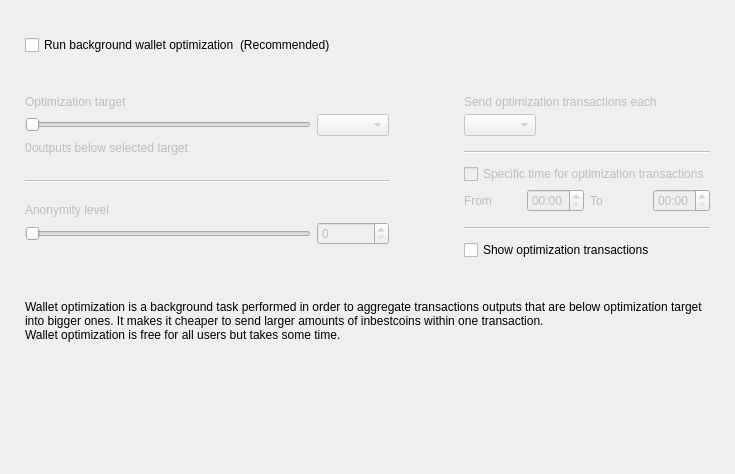
<?xml version="1.0" encoding="UTF-8"?>
<ui version="4.0">
 <class>OptimizationOptionsFrame</class>
 <widget class="QFrame" name="OptimizationOptionsFrame">
  <property name="geometry">
   <rect>
    <x>0</x>
    <y>0</y>
    <width>735</width>
    <height>474</height>
   </rect>
  </property>
  <property name="windowTitle">
   <string>Frame</string>
  </property>
  <property name="frameShape">
   <enum>QFrame::NoFrame</enum>
  </property>
  <property name="frameShadow">
   <enum>QFrame::Raised</enum>
  </property>
  <layout class="QVBoxLayout" name="verticalLayout">
   <property name="spacing">
    <number>0</number>
   </property>
   <property name="leftMargin">
    <number>25</number>
   </property>
   <property name="topMargin">
    <number>35</number>
   </property>
   <property name="rightMargin">
    <number>25</number>
   </property>
   <property name="bottomMargin">
    <number>0</number>
   </property>
   <item>
    <layout class="QHBoxLayout" name="horizontalLayout_2">
     <item>
      <widget class="QCheckBox" name="m_enableOptimizationCheck">
       <property name="text">
        <string>Run background wallet optimization</string>
       </property>
      </widget>
     </item>
     <item>
      <widget class="WalletGui::WalletNormalGrayTextLabel" name="label_8">
       <property name="text">
        <string>(Recommended)</string>
       </property>
      </widget>
     </item>
     <item>
      <spacer name="horizontalSpacer">
       <property name="orientation">
        <enum>Qt::Horizontal</enum>
       </property>
       <property name="sizeHint" stdset="0">
        <size>
         <width>40</width>
         <height>20</height>
        </size>
       </property>
      </spacer>
     </item>
    </layout>
   </item>
   <item>
    <spacer name="verticalSpacer_2">
     <property name="orientation">
      <enum>Qt::Vertical</enum>
     </property>
     <property name="sizeType">
      <enum>QSizePolicy::Fixed</enum>
     </property>
     <property name="sizeHint" stdset="0">
      <size>
       <width>20</width>
       <height>40</height>
      </size>
     </property>
    </spacer>
   </item>
   <item>
    <widget class="QWidget" name="m_optimizationOptionsWidget" native="true">
     <property name="enabled">
      <bool>true</bool>
     </property>
     <layout class="QHBoxLayout" name="horizontalLayout">
      <property name="spacing">
       <number>75</number>
      </property>
      <property name="leftMargin">
       <number>0</number>
      </property>
      <property name="topMargin">
       <number>0</number>
      </property>
      <property name="rightMargin">
       <number>0</number>
      </property>
      <property name="bottomMargin">
       <number>0</number>
      </property>
      <item alignment="Qt::AlignTop">
       <widget class="QWidget" name="widget1" native="true">
        <property name="enabled">
         <bool>false</bool>
        </property>
        <layout class="QGridLayout" name="gridLayout" columnstretch="50,0,0,0">
         <property name="leftMargin">
          <number>0</number>
         </property>
         <property name="topMargin">
          <number>0</number>
         </property>
         <property name="rightMargin">
          <number>0</number>
         </property>
         <property name="bottomMargin">
          <number>0</number>
         </property>
         <property name="verticalSpacing">
          <number>5</number>
         </property>
         <item row="0" column="0" colspan="4">
          <widget class="WalletGui::WalletNormalBlackTextLabel" name="label_5">
           <property name="text">
            <string>Optimization target</string>
           </property>
           <property name="indent">
            <number>0</number>
           </property>
          </widget>
         </item>
         <item row="4" column="0" colspan="4">
          <spacer name="verticalSpacer_3">
           <property name="orientation">
            <enum>Qt::Vertical</enum>
           </property>
           <property name="sizeType">
            <enum>QSizePolicy::Fixed</enum>
           </property>
           <property name="sizeHint" stdset="0">
            <size>
             <width>20</width>
             <height>20</height>
            </size>
           </property>
          </spacer>
         </item>
         <item row="1" column="0" colspan="3">
          <widget class="QSlider" name="m_thresholdSlider">
           <property name="maximum">
            <number>6</number>
           </property>
           <property name="pageStep">
            <number>1</number>
           </property>
           <property name="orientation">
            <enum>Qt::Horizontal</enum>
           </property>
          </widget>
         </item>
         <item row="1" column="3">
          <widget class="QComboBox" name="m_thresholdCombo"/>
         </item>
         <item row="5" column="0" colspan="4">
          <widget class="Line" name="line">
           <property name="orientation">
            <enum>Qt::Horizontal</enum>
           </property>
          </widget>
         </item>
         <item row="6" column="0" colspan="4">
          <spacer name="verticalSpacer_4">
           <property name="orientation">
            <enum>Qt::Vertical</enum>
           </property>
           <property name="sizeType">
            <enum>QSizePolicy::Fixed</enum>
           </property>
           <property name="sizeHint" stdset="0">
            <size>
             <width>20</width>
             <height>15</height>
            </size>
           </property>
          </spacer>
         </item>
         <item row="8" column="3">
          <widget class="QSpinBox" name="m_mixinSpin">
           <property name="buttonSymbols">
            <enum>QAbstractSpinBox::UpDownArrows</enum>
           </property>
          </widget>
         </item>
         <item row="7" column="0" colspan="4">
          <widget class="WalletGui::WalletNormalBlackTextLabel" name="label_7">
           <property name="text">
            <string>Anonymity level</string>
           </property>
           <property name="indent">
            <number>0</number>
           </property>
          </widget>
         </item>
         <item row="8" column="0" colspan="3">
          <widget class="QSlider" name="m_mixinSlider">
           <property name="pageStep">
            <number>1</number>
           </property>
           <property name="orientation">
            <enum>Qt::Horizontal</enum>
           </property>
          </widget>
         </item>
         <item row="2" column="0" colspan="4">
          <spacer name="verticalSpacer_12">
           <property name="orientation">
            <enum>Qt::Vertical</enum>
           </property>
           <property name="sizeType">
            <enum>QSizePolicy::Fixed</enum>
           </property>
           <property name="sizeHint" stdset="0">
            <size>
             <width>20</width>
             <height>0</height>
            </size>
           </property>
          </spacer>
         </item>
         <item row="3" column="0" colspan="4">
          <layout class="QHBoxLayout" name="horizontalLayout_3" stretch="0,1">
           <item>
            <widget class="QLabel" name="m_nonOptimizedOutputsLabel">
             <property name="text">
              <string>0</string>
             </property>
            </widget>
           </item>
           <item>
            <widget class="WalletGui::WalletNormalBlackTextLabel" name="m_nonOptimizedOutputsTextLabel">
             <property name="text">
              <string>outputs below selected target</string>
             </property>
            </widget>
           </item>
          </layout>
         </item>
        </layout>
       </widget>
      </item>
      <item>
       <layout class="QVBoxLayout" name="verticalLayout_3">
        <property name="spacing">
         <number>10</number>
        </property>
        <property name="rightMargin">
         <number>0</number>
        </property>
        <property name="bottomMargin">
         <number>0</number>
        </property>
        <item>
         <widget class="QWidget" name="widget2" native="true">
          <property name="enabled">
           <bool>false</bool>
          </property>
          <layout class="QGridLayout" name="gridLayout_2" columnstretch="0,0,0,0">
           <property name="leftMargin">
            <number>0</number>
           </property>
           <property name="topMargin">
            <number>0</number>
           </property>
           <property name="rightMargin">
            <number>0</number>
           </property>
           <property name="bottomMargin">
            <number>0</number>
           </property>
           <property name="verticalSpacing">
            <number>5</number>
           </property>
           <item row="2" column="0" colspan="2" alignment="Qt::AlignLeft">
            <widget class="QComboBox" name="m_periodCombo"/>
           </item>
           <item row="8" column="0">
            <widget class="WalletGui::WalletNormalBlackTextLabel" name="label_2">
             <property name="text">
              <string>From</string>
             </property>
            </widget>
           </item>
           <item row="8" column="1">
            <widget class="QTimeEdit" name="m_startTimeEdit">
             <property name="enabled">
              <bool>false</bool>
             </property>
             <property name="displayFormat">
              <string>HH:mm</string>
             </property>
            </widget>
           </item>
           <item row="8" column="2">
            <widget class="WalletGui::WalletNormalBlackTextLabel" name="label_3">
             <property name="text">
              <string>To</string>
             </property>
            </widget>
           </item>
           <item row="8" column="3">
            <widget class="QTimeEdit" name="m_stopTimeEdit">
             <property name="enabled">
              <bool>false</bool>
             </property>
             <property name="displayFormat">
              <string>HH:mm</string>
             </property>
            </widget>
           </item>
           <item row="6" column="0" colspan="4">
            <widget class="QCheckBox" name="m_optimizationTimeCheck">
             <property name="text">
              <string>Specific time for optimization transactions</string>
             </property>
            </widget>
           </item>
           <item row="4" column="0" colspan="4">
            <widget class="Line" name="line_2">
             <property name="orientation">
              <enum>Qt::Horizontal</enum>
             </property>
            </widget>
           </item>
           <item row="0" column="0" colspan="4">
            <widget class="WalletGui::WalletNormalBlackTextLabel" name="label_4">
             <property name="text">
              <string>Send optimization transactions each</string>
             </property>
             <property name="indent">
              <number>0</number>
             </property>
            </widget>
           </item>
           <item row="7" column="0" colspan="4">
            <spacer name="verticalSpacer_8">
             <property name="orientation">
              <enum>Qt::Vertical</enum>
             </property>
             <property name="sizeType">
              <enum>QSizePolicy::Fixed</enum>
             </property>
             <property name="sizeHint" stdset="0">
              <size>
               <width>20</width>
               <height>0</height>
              </size>
             </property>
            </spacer>
           </item>
           <item row="3" column="0" colspan="4">
            <spacer name="verticalSpacer_6">
             <property name="orientation">
              <enum>Qt::Vertical</enum>
             </property>
             <property name="sizeType">
              <enum>QSizePolicy::Fixed</enum>
             </property>
             <property name="sizeHint" stdset="0">
              <size>
               <width>20</width>
               <height>10</height>
              </size>
             </property>
            </spacer>
           </item>
           <item row="10" column="0" colspan="4">
            <widget class="Line" name="line_3">
             <property name="orientation">
              <enum>Qt::Horizontal</enum>
             </property>
            </widget>
           </item>
           <item row="1" column="0" colspan="4">
            <spacer name="verticalSpacer_5">
             <property name="orientation">
              <enum>Qt::Vertical</enum>
             </property>
             <property name="sizeType">
              <enum>QSizePolicy::Fixed</enum>
             </property>
             <property name="sizeHint" stdset="0">
              <size>
               <width>20</width>
               <height>0</height>
              </size>
             </property>
            </spacer>
           </item>
           <item row="5" column="0" colspan="4">
            <spacer name="verticalSpacer_7">
             <property name="orientation">
              <enum>Qt::Vertical</enum>
             </property>
             <property name="sizeType">
              <enum>QSizePolicy::Fixed</enum>
             </property>
             <property name="sizeHint" stdset="0">
              <size>
               <width>20</width>
               <height>5</height>
              </size>
             </property>
            </spacer>
           </item>
           <item row="9" column="0" colspan="4">
            <spacer name="verticalSpacer_10">
             <property name="orientation">
              <enum>Qt::Vertical</enum>
             </property>
             <property name="sizeType">
              <enum>QSizePolicy::Fixed</enum>
             </property>
             <property name="sizeHint" stdset="0">
              <size>
               <width>20</width>
               <height>10</height>
              </size>
             </property>
            </spacer>
           </item>
          </layout>
         </widget>
        </item>
        <item>
         <widget class="QCheckBox" name="m_showFusionTransactionsCheck">
          <property name="enabled">
           <bool>true</bool>
          </property>
          <property name="text">
           <string>Show optimization transactions</string>
          </property>
         </widget>
        </item>
       </layout>
      </item>
     </layout>
    </widget>
   </item>
   <item>
    <spacer name="verticalSpacer_11">
     <property name="orientation">
      <enum>Qt::Vertical</enum>
     </property>
     <property name="sizeType">
      <enum>QSizePolicy::Fixed</enum>
     </property>
     <property name="sizeHint" stdset="0">
      <size>
       <width>20</width>
       <height>40</height>
      </size>
     </property>
    </spacer>
   </item>
   <item>
    <widget class="WalletGui::WalletExtraNormalGrayTextLabel" name="m_helpLabel">
     <property name="text">
      <string>Wallet optimization is a background task performed in order to aggregate transactions outputs that are below optimization target into bigger ones. It makes it cheaper to send larger amounts of inbestcoins within one transaction.
Wallet optimization is free for all users but takes some time.</string>
     </property>
     <property name="wordWrap">
      <bool>true</bool>
     </property>
    </widget>
   </item>
   <item>
    <spacer name="verticalSpacer">
     <property name="orientation">
      <enum>Qt::Vertical</enum>
     </property>
     <property name="sizeHint" stdset="0">
      <size>
       <width>20</width>
       <height>40</height>
      </size>
     </property>
    </spacer>
   </item>
  </layout>
 </widget>
 <customwidgets>
  <customwidget>
   <class>WalletGui::WalletNormalGrayTextLabel</class>
   <extends>QLabel</extends>
   <header>Gui/Common/WalletTextLabel.h</header>
  </customwidget>
  <customwidget>
   <class>WalletGui::WalletNormalBlackTextLabel</class>
   <extends>QLabel</extends>
   <header>Gui/Common/WalletTextLabel.h</header>
  </customwidget>
  <customwidget>
   <class>WalletGui::WalletExtraNormalGrayTextLabel</class>
   <extends>QLabel</extends>
   <header>Gui/Common/WalletTextLabel.h</header>
  </customwidget>
 </customwidgets>
 <resources/>
 <connections>
  <connection>
   <sender>m_enableOptimizationCheck</sender>
   <signal>toggled(bool)</signal>
   <receiver>widget1</receiver>
   <slot>setEnabled(bool)</slot>
   <hints>
    <hint type="sourcelabel">
     <x>147</x>
     <y>47</y>
    </hint>
    <hint type="destinationlabel">
     <x>176</x>
     <y>204</y>
    </hint>
   </hints>
  </connection>
  <connection>
   <sender>m_thresholdSlider</sender>
   <signal>valueChanged(int)</signal>
   <receiver>OptimizationOptionsFrame</receiver>
   <slot>thresholdChanged(int)</slot>
   <hints>
    <hint type="sourcelabel">
     <x>116</x>
     <y>139</y>
    </hint>
    <hint type="destinationlabel">
     <x>355</x>
     <y>194</y>
    </hint>
   </hints>
  </connection>
  <connection>
   <sender>m_mixinSlider</sender>
   <signal>valueChanged(int)</signal>
   <receiver>OptimizationOptionsFrame</receiver>
   <slot>mixinChanged(int)</slot>
   <hints>
    <hint type="sourcelabel">
     <x>116</x>
     <y>240</y>
    </hint>
    <hint type="destinationlabel">
     <x>367</x>
     <y>236</y>
    </hint>
   </hints>
  </connection>
  <connection>
   <sender>m_optimizationTimeCheck</sender>
   <signal>toggled(bool)</signal>
   <receiver>m_startTimeEdit</receiver>
   <slot>setEnabled(bool)</slot>
   <hints>
    <hint type="sourcelabel">
     <x>543</x>
     <y>179</y>
    </hint>
    <hint type="destinationlabel">
     <x>501</x>
     <y>207</y>
    </hint>
   </hints>
  </connection>
  <connection>
   <sender>m_optimizationTimeCheck</sender>
   <signal>toggled(bool)</signal>
   <receiver>m_stopTimeEdit</receiver>
   <slot>setEnabled(bool)</slot>
   <hints>
    <hint type="sourcelabel">
     <x>543</x>
     <y>179</y>
    </hint>
    <hint type="destinationlabel">
     <x>643</x>
     <y>207</y>
    </hint>
   </hints>
  </connection>
  <connection>
   <sender>m_mixinSpin</sender>
   <signal>valueChanged(int)</signal>
   <receiver>OptimizationOptionsFrame</receiver>
   <slot>mixinChanged(int)</slot>
   <hints>
    <hint type="sourcelabel">
     <x>273</x>
     <y>271</y>
    </hint>
    <hint type="destinationlabel">
     <x>367</x>
     <y>236</y>
    </hint>
   </hints>
  </connection>
  <connection>
   <sender>m_thresholdCombo</sender>
   <signal>currentIndexChanged(int)</signal>
   <receiver>OptimizationOptionsFrame</receiver>
   <slot>thresholdChanged(int)</slot>
   <hints>
    <hint type="sourcelabel">
     <x>270</x>
     <y>139</y>
    </hint>
    <hint type="destinationlabel">
     <x>367</x>
     <y>236</y>
    </hint>
   </hints>
  </connection>
  <connection>
   <sender>m_enableOptimizationCheck</sender>
   <signal>toggled(bool)</signal>
   <receiver>widget2</receiver>
   <slot>setEnabled(bool)</slot>
   <hints>
    <hint type="sourcelabel">
     <x>158</x>
     <y>48</y>
    </hint>
    <hint type="destinationlabel">
     <x>556</x>
     <y>197</y>
    </hint>
   </hints>
  </connection>
 </connections>
 <slots>
  <slot>thresholdChanged(int)</slot>
  <slot>mixinChanged(int)</slot>
 </slots>
</ui>
